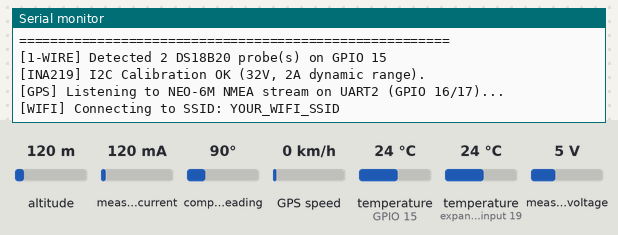
The sketch below on a simulated ESP32. Parts: the last lines printed to the serial monitor. The inputs (shaded band) are chosen by the test bench; at power-on: measured current 120 mA, temperature (sensors on GPIO 15, expander input 19) 24 °C, altitude 120 m, compass heading 90°, GPS speed 0 km/h, measured voltage 5 V. WiFi joins after 1.5 s; servers stay silent unless stated; uploads are accepted with an empty reply; the GPS gets a fix after 3 s at 37.7749, -122.4194 with 8 satellites.

Above: at 2.2 s.
2.3 s: measured current set to 500 mA
At 11.9 s:
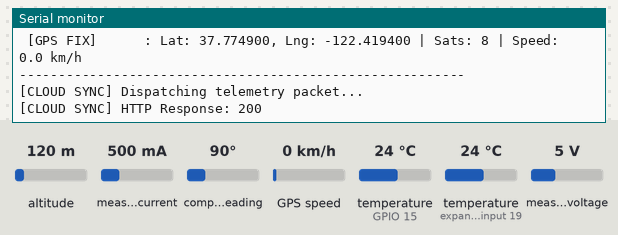
12.2 s: temperature (sensor on GPIO 15) set to 7 °C
At 20.97 s:
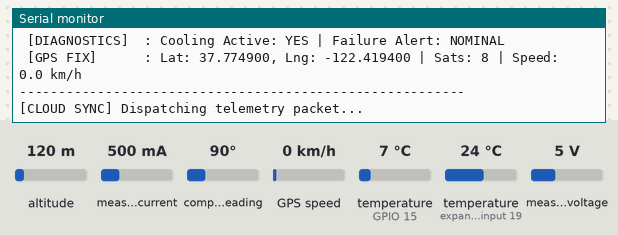
22.2 s: measured current set to 40 mA
At 31.9 s:
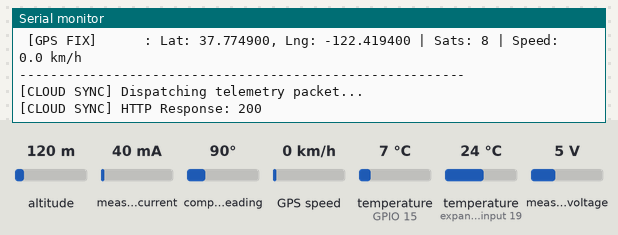
32.2 s: temperature (sensor on GPIO 15) set to 12 °C
At 40.97 s:
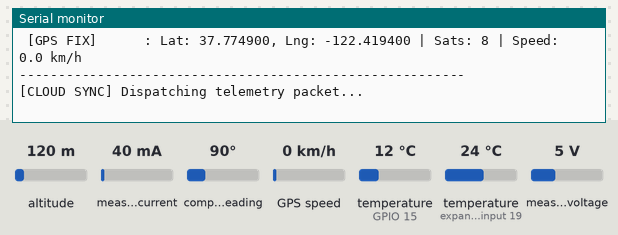

Measured:
- after the input at 2.3 s, the serial monitor: prints a new line after 8.5 s (image 1)
- after the input at 12.2 s, the serial monitor: prints a new line after 8.6 s (image 2)
- after the input at 22.2 s, the serial monitor: prints a new line after 8.6 s (image 3)
- after the input at 32.2 s, the serial monitor: prints a new line after 8.6 s (image 4)

The sketch:

ESP2.ino
```cpp
#include <Arduino.h>
#include <Wire.h>
#include <WiFi.h>
#include <HTTPClient.h>
#include <OneWire.h>
#include <DallasTemperature.h>
#include <Adafruit_INA219.h>
#include <TinyGPSPlus.h>

// ================= Pin Assignments =================
#define ONE_WIRE_BUS    15   // DQ pin for both DS18B20 probes (requires 4.7kΩ pullup to 3.3V)
#define GPS_RX_PIN      16   // ESP32 RX2 connected to GPS TX
#define GPS_TX_PIN      17   // ESP32 TX2 connected to GPS RX

// ================= Wi-Fi & Cloud Endpoint =================
const char* WIFI_SSID     = "YOUR_WIFI_SSID";
const char* WIFI_PASSWORD = "YOUR_WIFI_PASSWORD";
const char* CLOUD_URL     = "http://httpbin.org/post"; // Replace with your cloud webhook/server endpoint

// ================= Cold Chain Operational Thresholds =================
// WHO Guidelines for refrigerated biologics/vaccines (+2°C to +8°C)
const float TEMP_MIN_SAFE = 2.0;
const float TEMP_MAX_SAFE = 8.0;

// Current threshold to determine if cooling element/compressor is actively running
const float COMPRESSOR_MIN_RUN_MA = 150.0;

// ================= Object Instances =================
OneWire oneWire(ONE_WIRE_BUS);
DallasTemperature ds18b20(&oneWire);
Adafruit_INA219 ina219;
TinyGPSPlus gps;
HardwareSerial SerialGPS(2); // Using ESP32 Hardware Serial 2

// ================= Telemetry Data Buffers =================
float tempInternal   = -127.0; // Probe 0: Payload core temperature inside cold compartment
float tempColdPlate  = -127.0; // Probe 1: Evaporator / Cold plate surface temperature
float busVoltage_V   = 0.0;
float current_mA     = 0.0;
float loadPower_mW   = 0.0;

double latitude      = 0.0;
double longitude     = 0.0;
float speed_kmph     = 0.0;
int satellites       = 0;

bool isThermalBreach   = false;
bool isCoolingActive   = false;
bool isCompressorFault = false;

unsigned long lastTelemetryUpload = 0;
const unsigned long UPLOAD_INTERVAL_MS = 10000; // 10-second cloud sync interval

// Non-blocking Wi-Fi Reconnection Routine
void checkWiFiConnection() {
  if (WiFi.status() != WL_CONNECTED) {
    Serial.println("[WIFI] Reconnecting to network...");
    WiFi.disconnect();
    WiFi.reconnect();
  }
}

// Upload formatted telemetry over HTTP
void uploadTelemetryToCloud(const String& payload) {
  if (WiFi.status() != WL_CONNECTED) {
    Serial.println("[CLOUD SYNC] Skipped - Wi-Fi disconnected.");
    return;
  }

  HTTPClient http;
  http.begin(CLOUD_URL);
  http.addHeader("Content-Type", "application/json");

  Serial.println("[CLOUD SYNC] Dispatching telemetry packet...");
  int httpResponseCode = http.POST(payload);

  if (httpResponseCode > 0) {
    Serial.printf("[CLOUD SYNC] HTTP Response: %d\n", httpResponseCode);
  } else {
    Serial.printf("[CLOUD SYNC] POST failed! Error: %s\n", http.errorToString(httpResponseCode).c_str());
  }

  http.end();
}

void setup() {
  Serial.begin(115200);
  delay(1000);

  Serial.println("\n=======================================================");
  Serial.println("  COLD CHAIN TELEMETRY ENGINE - SECONDARY ESP32 NODE   ");
  Serial.println("=======================================================");

  // 1. Initialize DS18B20 OneWire Probes
  ds18b20.begin();
  int detectedProbes = ds18b20.getDeviceCount();
  Serial.printf("[1-WIRE] Detected %d DS18B20 probe(s) on GPIO %d\n", detectedProbes, ONE_WIRE_BUS);
  if (detectedProbes < 2) {
    Serial.println("[1-WIRE WARNING] Less than 2 probes detected! Verify 4.7k pull-up resistor.");
  }

  // 2. Initialize INA219 Power Monitor
  Wire.begin(21, 22);
  if (!ina219.begin()) {
    Serial.println("[INA219 ERROR] Module not found on I2C (GPIO 21/22). Verify wiring!");
  } else {
    ina219.setCalibration_32V_2A();
    Serial.println("[INA219] I2C Calibration OK (32V, 2A dynamic range).");
  }

  // 3. Initialize GPS on Hardware Serial 2
  SerialGPS.begin(9600, SERIAL_8N1, GPS_RX_PIN, GPS_TX_PIN);
  Serial.println("[GPS] Listening to NEO-6M NMEA stream on UART2 (GPIO 16/17)...");

  // 4. Initialize Wi-Fi Connection
  Serial.printf("[WIFI] Connecting to SSID: %s\n", WIFI_SSID);
  WiFi.mode(WIFI_STA);
  WiFi.begin(WIFI_SSID, WIFI_PASSWORD);
}

void loop() {
  // Continuously feed incoming GPS characters to TinyGPS++ parser
  while (SerialGPS.available() > 0) {
    gps.encode(SerialGPS.read());
  }

  unsigned long now = millis();

  // Periodic Telemetry Gathering and Publishing
  if (now - lastTelemetryUpload >= UPLOAD_INTERVAL_MS) {
    lastTelemetryUpload = now;

    checkWiFiConnection();

    // 1. Read Dual DS18B20 Temperatures
    ds18b20.requestTemperatures();
    tempInternal  = ds18b20.getTempCByIndex(0); // Inside package chamber
    tempColdPlate = ds18b20.getTempCByIndex(1); // Surface / Cooling element

    // Thermal Breach logic (+2°C to +8°C safety corridor)
    if (tempInternal < TEMP_MIN_SAFE || tempInternal > TEMP_MAX_SAFE) {
      isThermalBreach = true;
    } else {
      isThermalBreach = false;
    }

    // 2. Read Electrical Diagnostics from INA219
    busVoltage_V = ina219.getBusVoltage_V();
    current_mA   = ina219.getCurrent_mA();
    loadPower_mW = ina219.getPower_mW();

    // Filter noise near zero current
    if (abs(current_mA) < 5.0) current_mA = 0.0;
    isCoolingActive = (current_mA > COMPRESSOR_MIN_RUN_MA);

    // Predictive failure detection:
    // If temperature is breaching high AND current is zero, the cooling circuit has failed
    if (tempInternal > TEMP_MAX_SAFE && !isCoolingActive) {
      isCompressorFault = true;
    } else {
      isCompressorFault = false;
    }

    // 3. Extract GPS Location
    if (gps.location.isValid()) {
      latitude   = gps.location.lat();
      longitude  = gps.location.lng();
      speed_kmph = gps.speed.kmph();
      satellites = gps.satellites.value();
    }

    // 4. Build JSON Payload
    String payload = "{";
    payload += "\"node_id\":\"ESP32_NODE_2\",";
    payload += "\"temp_payload_c\":" + String(tempInternal, 2) + ",";
    payload += "\"temp_plate_c\":" + String(tempColdPlate, 2) + ",";
    payload += "\"thermal_breach\":" + String(isThermalBreach ? "true" : "false") + ",";
    payload += "\"compressor_fault\":" + String(isCompressorFault ? "true" : "false") + ",";
    payload += "\"voltage_v\":" + String(busVoltage_V, 2) + ",";
    payload += "\"current_ma\":" + String(current_mA, 1) + ",";
    payload += "\"power_mw\":" + String(loadPower_mW, 1) + ",";
    payload += "\"lat\":" + String(latitude, 6) + ",";
    payload += "\"lng\":" + String(longitude, 6) + ",";
    payload += "\"speed_kmh\":" + String(speed_kmph, 1) + ",";
    payload += "\"satellites\":" + String(satellites);
    payload += "}";

    // 5. Diagnostics Terminal Output
    Serial.println("\n---------------------------------------------------------");
    Serial.printf(" [CORE TEMP]    : %.2f °C (Status: %s)\n", tempInternal, isThermalBreach ? "CRITICAL BREACH" : "SAFE");
    Serial.printf(" [PLATE TEMP]   : %.2f °C\n", tempColdPlate);
    Serial.printf(" [COOLING POWER]: %.2f V | %.1f mA | %.1f mW\n", busVoltage_V, current_mA, loadPower_mW);
    Serial.printf(" [DIAGNOSTICS]  : Cooling Active: %s | Failure Alert: %s\n",
                  isCoolingActive ? "YES" : "STANDBY",
                  isCompressorFault ? "COOLER FAILURE DETECTED" : "NOMINAL");
    Serial.printf(" [GPS FIX]      : Lat: %.6f, Lng: %.6f | Sats: %d | Speed: %.1f km/h\n",
                  latitude, longitude, satellites, speed_kmph);
    Serial.println("---------------------------------------------------------");

    // 6. Push to Server
    uploadTelemetryToCloud(payload);
  }
}
```
